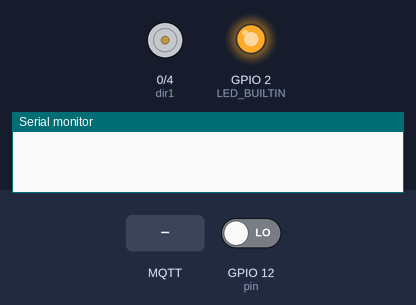
This sketch was run on a simulated ESP8266 (NodeMCU). Shown: motor-driver pin pairs drawn as motors (green arrow = first pin HIGH = forward, orange = second pin HIGH = backward, longer = more drive, scaled by the enable pin), output pins drawn as LEDs (lit = HIGH, except the on-board LED, lit = LOW), the last lines printed to the serial monitor. The inputs (shaded band) are chosen by the test bench; at power-on: GPIO 12 (pin) LOW. No MQTT or app messages arrive unless stated.

Above: at 2.3 s.
2.4 s: MQTT message "starting car" arrives on the first subscribed topic
3.9 s: MQTT message "1" arrives on the first subscribed topic
At 4.18 s:
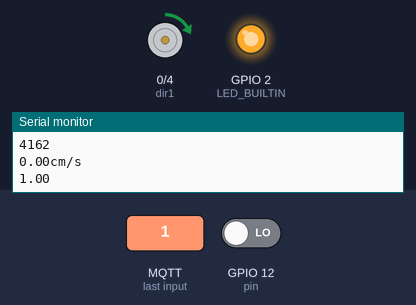
6.9 s: MQTT message "stopping car" arrives on the first subscribed topic
8.4 s: MQTT message "starting car" arrives on the first subscribed topic
At 8.45 s:
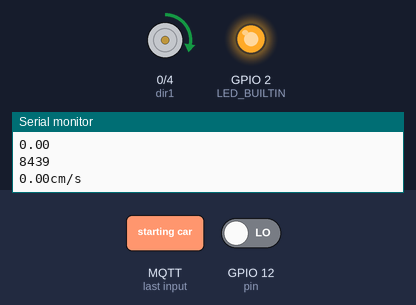
11.4 s: MQTT message "2" arrives on the first subscribed topic
At 11.56 s:
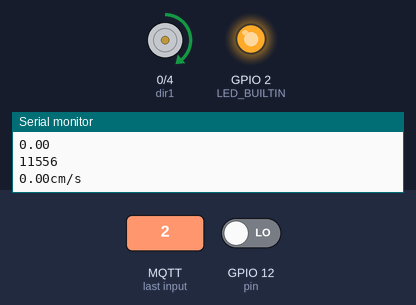
14.4 s: GPIO 12 (pin) driven HIGH
At 14.55 s:
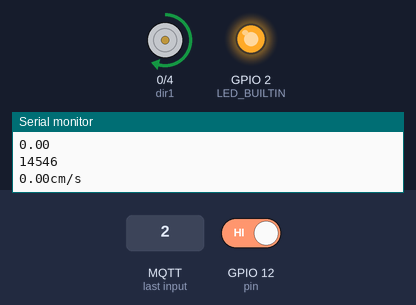
Timing chart, 0 to 18.4 s (numbered marks = the images above; inputs shaded):
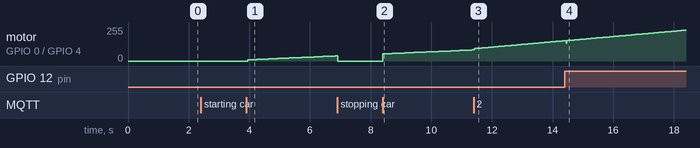

The sketch:

robotkod_jenny_bil1.ino
```cpp
//Inlkuderar bibliotek och defineierar globala variabler samt sätter värden för globala variabler
#include "EspMQTTClient.h"
#define pwm_A 5
#define dir1 0 //bakåt
#define dir2 4
#define pin 12
unsigned long previousMillis;
unsigned long currentMillis;
unsigned long deltaMillis;
float currentPulses = 0;
float Velocity = 0;
float BVelocity = 0 ;
float Kp = 9;
double Ki = 0.01;
float e = 0;
int Speed = 0;
float previousPulses;
float sum_i = 0;
bool Driving = false;
float revolution;
float dist = 0;

void onConnectionEstablished();

//Tredjeparts bibliotek för MQTT
//defineerar namn, lösenord, port mm. som mikrokontrollern ska koppla upp sig till samt kopplar uopp sig till det.
EspMQTTClient client(
"ABB_Indgym",           // Wifi ssid
  "7Laddaremygglustbil",           // Wifi password
  "maqiatto.com",  // MQTT broker ip
  1883,             // MQTTbroker port
  "filip.cederblad@abbindustrigymnasium.se",            // MQTT username
  "heykidgofuckaduck",       // MQTT password
  "Jenny",          // Client name
  onConnectionEstablished, // Connection established callback
  true,             // Enable web updater
  true              // Enable debug messages
);


//subscribar till topicen send och publishar olika meddelanden beroende på vad den inkommande payloaden är.
void onConnectionEstablished()
{
  client.subscribe("filip.cederblad@abbindustrigymnasium.se/send", [] (const String &payload)
  {
    Serial.println(payload);
    if(payload=="starting car"){
        Driving = true;

        client.publish("filip.cederblad@abbindustrigymnasium.se/send", "car is now on");
      }
    else if(payload=="connected"){
        client.publish("filip.cederblad@abbindustrigymnasium.se/send", "Jenny connected");
      }
    else if(payload=="stopping car"){
          Driving = false;
        client.publish("filip.cederblad@abbindustrigymnasium.se/send", "car is now off");
      }
    else if (strtof((payload).c_str(),0) > 0){
       BVelocity = strtof((payload).c_str(),0);
       String sendbvelocity;
       sendbvelocity = (String)BVelocity;
       client.publish("filip.cederblad@abbindustrigymnasium.se/send","Jenny"+sendbvelocity);
    }
    else {
        String sendvelocity;
        sendvelocity = (String)Velocity;
        client.publish("filip.cederblad@abbindustrigymnasium.se/bil1",sendvelocity);
      }


    }
  );
  }


//interupt funktionen som räknar pulser
ICACHE_RAM_ATTR void pulses() {
  currentPulses +=0.5;
}

//definierar pinmodes och sätter interupten
void setup() {
  Serial.begin(9600);
  pinMode(dir1, OUTPUT);
  pinMode(dir2, OUTPUT);
  pinMode(pwm_A, OUTPUT);
  pinMode(LED_BUILTIN, OUTPUT);
  attachInterrupt(digitalPinToInterrupt(pin), pulses, CHANGE);
}


//funktionen som beräknar sträckan och hastighetetn bilen åkt/åker genom att använda tiden som gått, pulserna under den tiden och omkrätsen i cm på däcken.
//den beräknar sedan den nya hastigheten genom att använda ett kp och ki värden som mulltipliceras med felet mellan bör hastigheten och ärhastigheten
//publishar sedan den beräknade hastigheten till hemsidan.
void CalculateSpeed(){
  currentMillis = millis();
  Serial.println(currentMillis);

  float deltaPulses;
  float circumferenceOfWheels = 12.5;
  deltaMillis = currentMillis - previousMillis;
  deltaPulses = currentPulses - previousPulses;
  revolution = deltaPulses/96;
  dist = revolution*circumferenceOfWheels;
  Velocity = (dist/deltaMillis)*1000;
  previousMillis = currentMillis;
  previousPulses = currentPulses;
  Serial.print(Velocity);
  Serial.println("cm/s");
  float deltaSec;
  deltaSec = deltaMillis/1000;
  e = BVelocity - Velocity;
  sum_i += e*deltaMillis;
  Speed  = (sum_i*Ki) +(Kp * e);
  Serial.println(e);
  String sendvelocity;
  sendvelocity = (String)Velocity;
  client.publish("filip.cederblad@abbindustrigymnasium.se/bil1", sendvelocity);


}

//kör bilen med reglerings kod om bilen blivit startad från hemsidan, om bilen inte blir startad från hemsidan eller om bilden stoppas från hemsidan körs inte motorn.
void loop() {
  if (Driving == true){
    CalculateSpeed();
    digitalWrite(dir1, HIGH);
    analogWrite(pwm_A, Speed);
    delay(10);
    //Serial.print(Velocity );
    //Serial.println("cm/s");
    Serial.println(dist);

  }
  else{
    analogWrite(pwm_A, 0);
    }
  client.loop();
}
```

Measured:
- after the input at 3.9 s, motor on GPIO 0 (dir1) / GPIO 4 (dir2): moves from stopped to forward 38/255 over 2.9 s, starting after 0.05 s
- after the input at 8.4 s, motor on GPIO 0 (dir1) / GPIO 4 (dir2): moves from stopped to forward 83/255 over 2.9 s, starting at once
